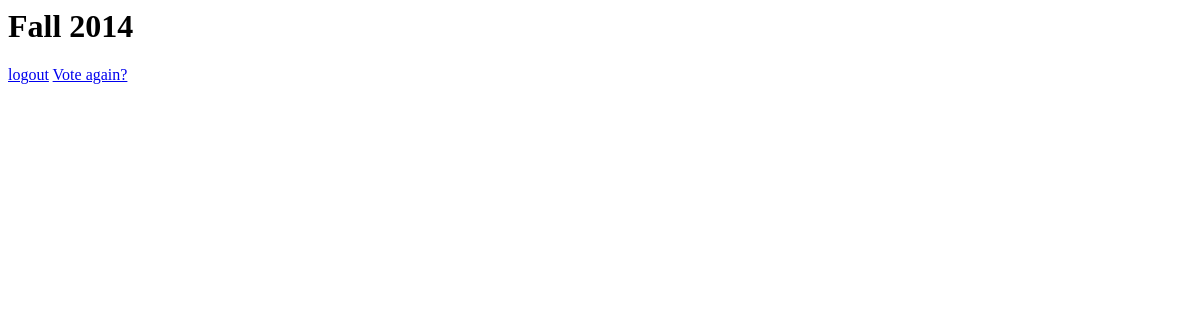
The app's page /elections/1/results/, older data.
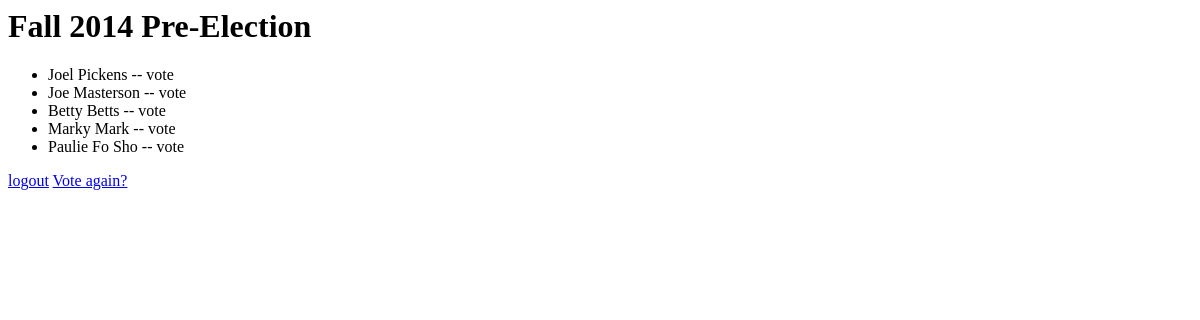
The same page, newer data.
### elections/models.py (models this page shows, shortened)
class Election(models.Model):
    def in_election_window(self):
        if tz.now() > self.start_date and tz.now() < self.end_date:
            return True
        else:
            return False
    election_text = models.CharField(max_length=200)
    start_date = models.DateTimeField('date election starts')
    end_date = models.DateTimeField('date election ends')
    in_election_window.admin_order_field = 'start_date'
    in_election_window.boolean = True
    in_election_window.short_description = 'In election window?'

class Candidate(models.Model):
    race = models.ForeignKey(Race)
    election = models.ForeignKey(Election)
    candidate_name = models.CharField(max_length=200)

### elections/views.py (the view)
class ResultsView(generic.DetailView):
    model = Election
    template_name = 'elections/results.html'

### elections/templates/elections/results.html
<h1>{{ election.election_text }}</h1>
<ul>
{% for candidate in election.candidate_set.all %}
    <li>{{ candidate.candidate_name }} -- {{ candidate.votes }} vote{{ candidate.votes|pluralize }}</li>
{% endfor %}
</ul>
<a href="/accounts/logout">logout</a>
<a href="{% url 'elections:detail' election.id %}">Vote again?</a>

Row changes from the older to the newer data that the page shows:
changed Election: election_text "Fall 2014" → "Fall 2014 Pre-Election"
added Candidate: candidate_name "Joel Pickens"
added Candidate: candidate_name "Joe Masterson"
added Candidate: candidate_name "Betty Betts"
added Candidate: candidate_name "Marky Mark"
added Candidate: candidate_name "Paulie Fo Sho"
